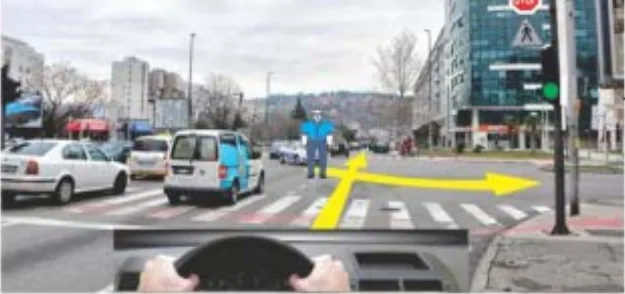
#> input picture data/images/II/II-1-a.webp, 625 x 294 px
$ python -i 01_render.py   (imports and definitions only)
#> lines starting #> are read from the running program, lines starting #| are printed output that depends on the picture; after the words box and inside, x2 and y2 are one past the last pixel; in counts of white or black regions, pixels touching at a corner belong together
"""Render every slide of the source PDFs to a full-bleed PNG.

The source decks were made in PowerPoint and the question blocks overflow the
slide, so a plain `pdftoppm` run clips text at the top/bottom. We widen each
page box first, render, then crop back to the ink.
"""
import shutil
import subprocess
import sys
from pathlib import Path

from pypdf import PdfReader, PdfWriter
from PIL import Image

ROOT = Path(__file__).resolve().parent.parent
SRC = ROOT / "source"
OUT = ROOT / "build" / "pages"
MARGIN = 150  # pt of breathing room added on every side before rendering
DPI = 150
VOLUMES = {"I": "I", "II": "II", "III": "III", "IV": "IV"}


def expand(pdf: Path, dest: Path) -> None:
    reader, writer = PdfReader(pdf), PdfWriter()
    for page in reader.pages:
        box = page.mediabox
        page.mediabox.lower_left = (float(box.left) - MARGIN, float(box.bottom) - MARGIN)
        page.mediabox.upper_right = (float(box.right) + MARGIN, float(box.top) + MARGIN)
        page.cropbox = page.mediabox
        writer.add_page(page)
    with dest.open("wb") as fh:
        writer.write(fh)


def crop_to_ink(png: Path) -> tuple[int, int]:
#> called with png = '../data/images/II/II-1-a.webp'
    img = Image.open(png).convert("RGB")
#> img is the input picture: PIL image 625x294 RGB; mean R, G, B 156.2, 157.8, 155.8
    ink = img.convert("L").point(lambda v: 0 if v > 247 else 255)
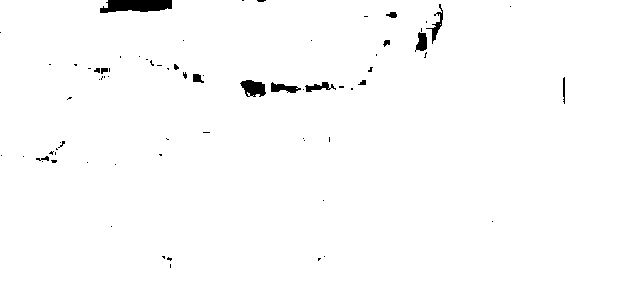
#> ink: PIL image 625x294 L; 98.8% white; 72 black regions (57 under 20 px), largest, box (x1, y1, x2, y2) and area: (100, 0, 172, 13) 740, (240, 80, 266, 97) 306, (271, 82, 301, 93) 185
    box = ink.getbbox()
#> box = (0, 0, 625, 294)
    if box:
        pad = 10
        box = (
            max(box[0] - pad, 0),
            max(box[1] - pad, 0),
            min(box[2] + pad, img.width),
            min(box[3] + pad, img.height),
        )
        img = img.crop(box)
    img.save(png)
    return img.size


def main(argv: list[str]) -> int:
    wanted = [v for v in (argv or VOLUMES) if v in VOLUMES]
    if not wanted:
        print(f"usage: 01_render.py [{' '.join(VOLUMES)}]", file=sys.stderr)
        return 2
    OUT.mkdir(parents=True, exist_ok=True)
    for vol in wanted:
        for stale in OUT.glob(f"{vol}-*.png"):
            stale.unlink()
    tmp = OUT.parent / "expanded"
    tmp.mkdir(exist_ok=True)

    for vol in wanted:
        pdf = SRC / f"{vol} str. ispitnih testova.pdf"
        if not pdf.exists():
            print(f"!! missing {pdf.name}", file=sys.stderr)
            return 1
        wide = tmp / f"{vol}.pdf"
        expand(pdf, wide)
        subprocess.run(
            ["pdftoppm", "-r", str(DPI), "-png", str(wide), str(OUT / vol)], check=True
        )
        pages = sorted(OUT.glob(f"{vol}-*.png"))
        sizes = [crop_to_ink(p) for p in pages]
        w = max(s[0] for s in sizes)
        h = max(s[1] for s in sizes)
        print(f"{vol}: {len(pages)} pages, max {w}x{h}px")
    shutil.rmtree(tmp)
    return 0


# [2 lines not run here, left out]

>>> result = crop_to_ink('../data/images/II/II-1-a.webp')
#> result = (625, 294)

$ run again, on data/images/II/II-11-a.webp
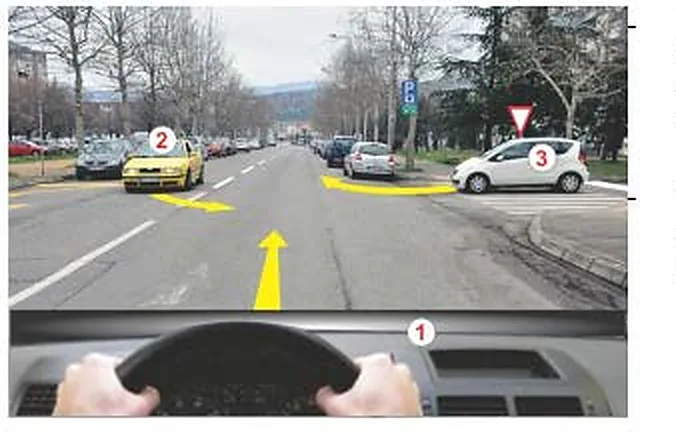
#> input picture data/images/II/II-11-a.webp, 676 x 432 px
#> in crop_to_ink, img is the input picture: PIL image 676x432 RGB; mean R, G, B 154.3, 154.6, 151.2
#> in crop_to_ink, `ink = img.convert("L").point(lambda v: 0 if v > 247 else 255)`:
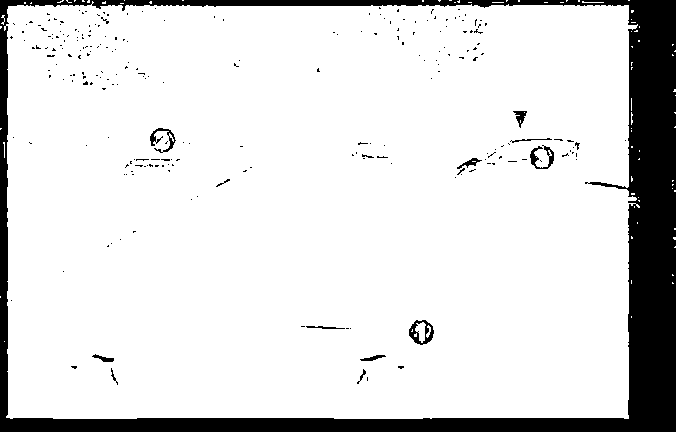
#> ink: PIL image 676x432 L; 87.2% white; 241 black regions (227 under 20 px), largest, box (x1, y1, x2, y2) and area: (0, 0, 676, 432) 35364, (409, 320, 434, 345) 282, (530, 145, 554, 169) 220
#> in crop_to_ink, `box = ink.getbbox()`: box = (0, 0, 676, 419)
#> in crop_to_ink, `box = ( max(box[0] - pad, 0), max(box[1] - pad, 0), min(box[2] + pad, ..`: box = (0, 0, 676, 429)
#> in crop_to_ink, `img = img.crop(box)`:
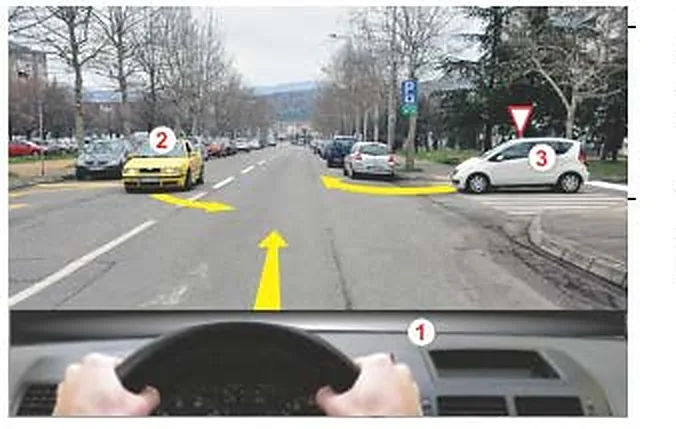
#> img: PIL image 676x429 RGB; mean R, G, B 153.6, 153.9, 150.5

$ run again, on data/images/II/II-11-b.webp
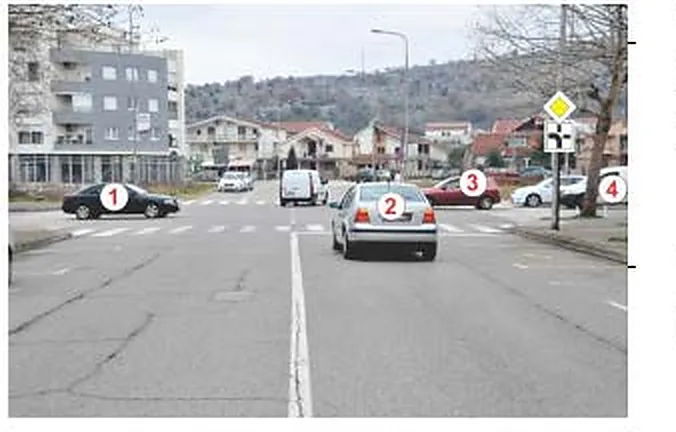
#> input picture data/images/II/II-11-b.webp, 676 x 432 px
#> in crop_to_ink, img is the input picture: PIL image 676x432 RGB; mean R, G, B 178.8, 179.3, 180.6
#> in crop_to_ink, `ink = img.convert("L").point(lambda v: 0 if v > 247 else 255)`:
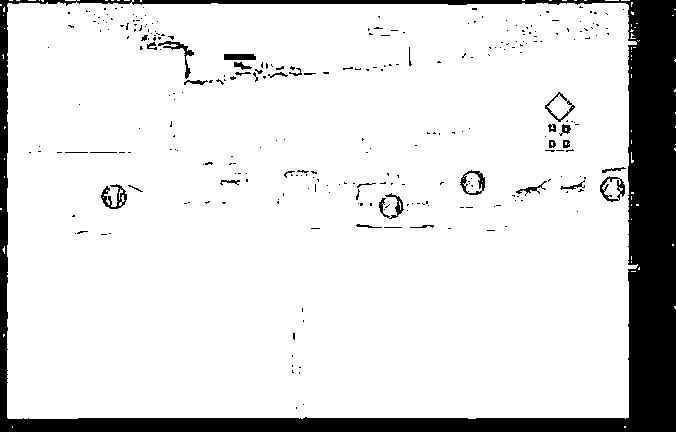
#> ink: PIL image 676x432 L; 87% white; 288 black regions (253 under 20 px), largest, box (x1, y1, x2, y2) and area: (0, 0, 676, 432) 34219, (101, 184, 127, 209) 266, (158, 41, 194, 79) 240
#> in crop_to_ink, `box = ink.getbbox()`: box = (0, 0, 676, 428)
#> in crop_to_ink, `box = ( max(box[0] - pad, 0), max(box[1] - pad, 0), min(box[2] + pad, ..`: box = (0, 0, 676, 432)

$ run again, on data/images/II/II-12-a.webp
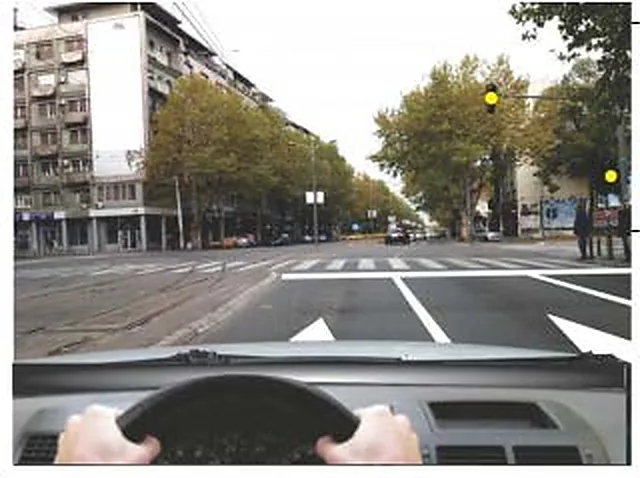
#> input picture data/images/II/II-12-a.webp, 640 x 478 px
#> in crop_to_ink, img is the input picture: PIL image 640x478 RGB; mean R, G, B 142.4, 139.7, 133.7
#> in crop_to_ink, `ink = img.convert("L").point(lambda v: 0 if v > 247 else 255)`:
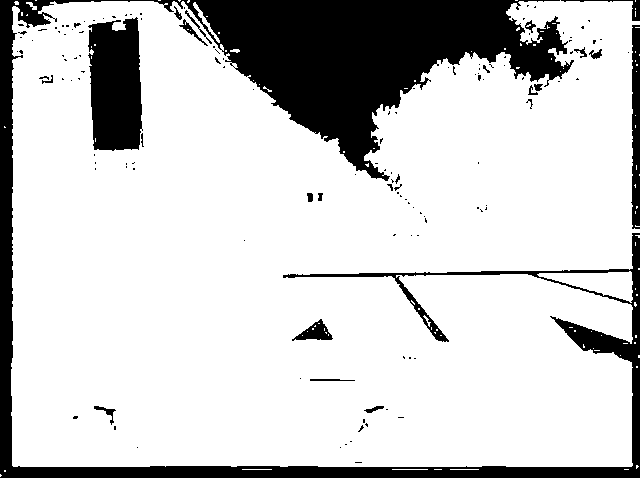
#> ink: PIL image 640x478 L; 80.4% white; 140 black regions (115 under 20 px), largest, box (x1, y1, x2, y2) and area: (0, 0, 640, 478) 50111, (88, 17, 143, 151) 6173, (631, 25, 640, 229) 1543
#> in crop_to_ink, `box = ink.getbbox()`: box = (0, 0, 640, 477)
#> in crop_to_ink, `box = ( max(box[0] - pad, 0), max(box[1] - pad, 0), min(box[2] + pad, ..`: box = (0, 0, 640, 478)
